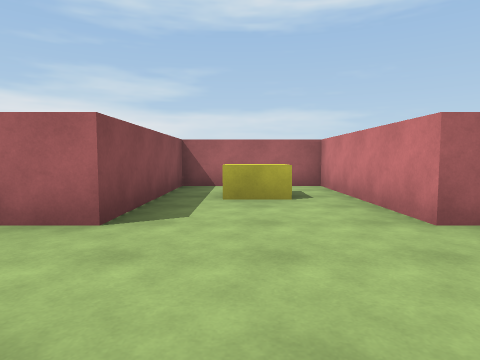
View 1 (above)

17 first-person views from a walk through a scene from a Unity 3-D project. The camera is 1.2 m above the floor, tilts 4° down and sees 75° across. The floor is counted in squares, 2 m on a side. Each view is taken from the middle of a square. On the plan, view 1 faces up. The plan holds only what a view shows up to about 9 squares ahead; the rest is blank. The place goes on beyond the plan. The player is left out.

View 2
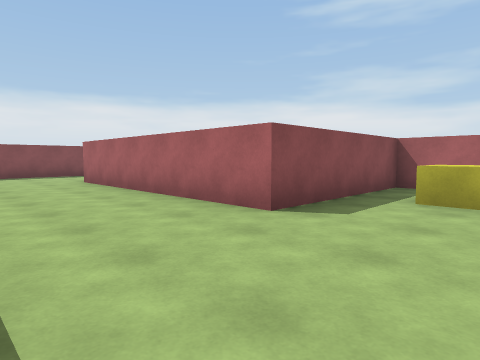

View 3
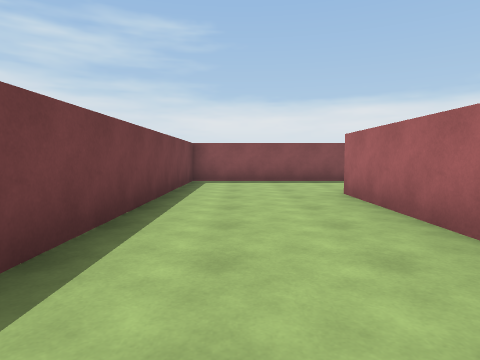

View 4
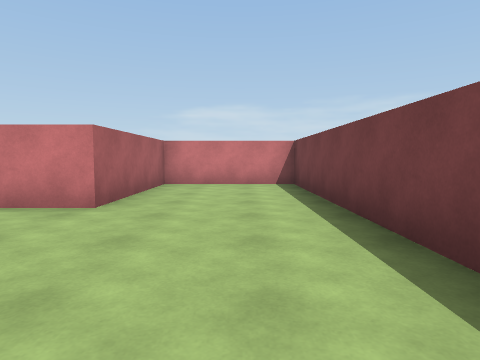

View 5
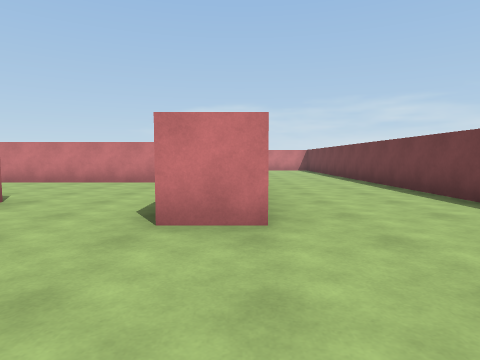

View 6
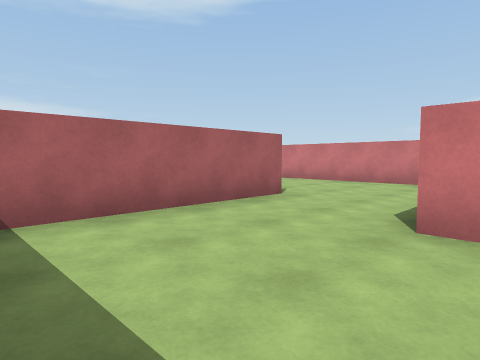

View 7
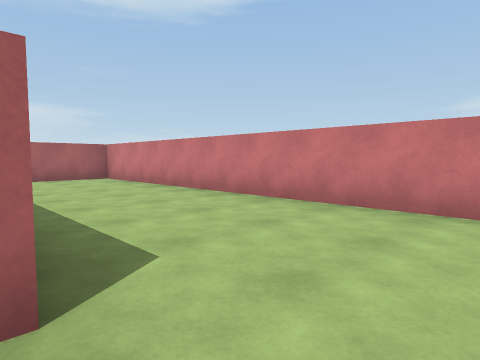

View 8
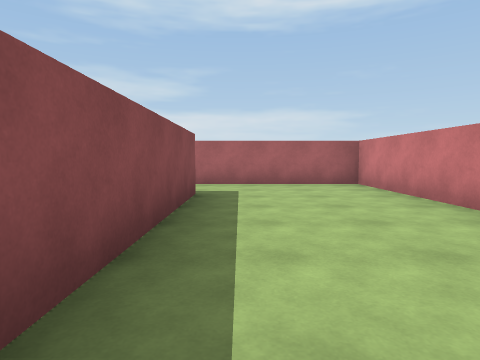

View 9
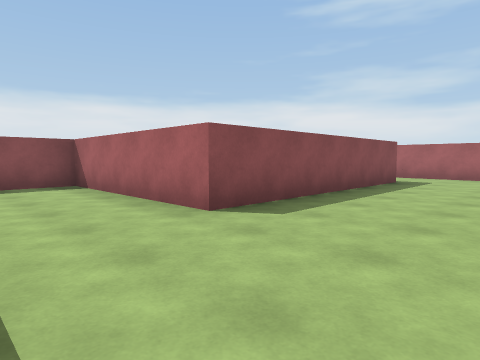

View 10
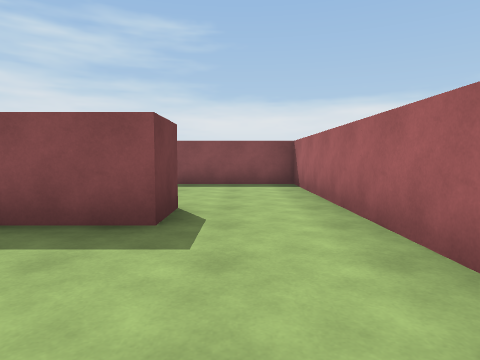

View 11
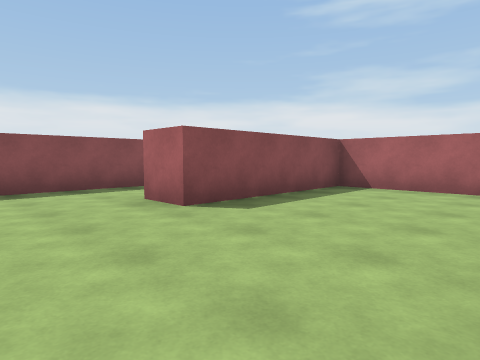

View 12
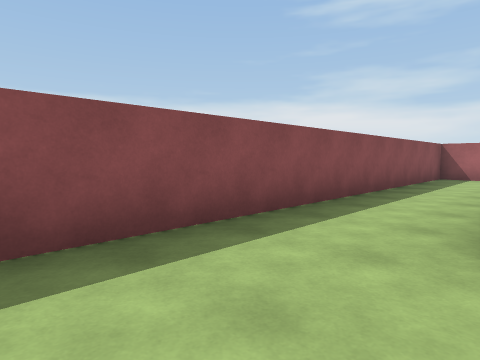

View 13
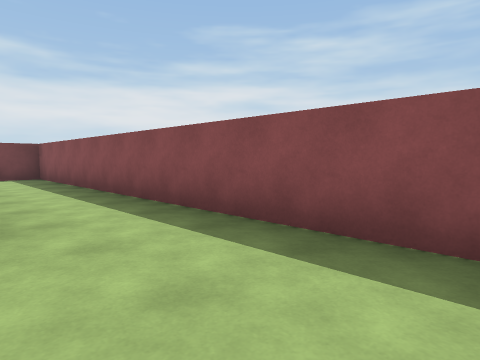

View 14
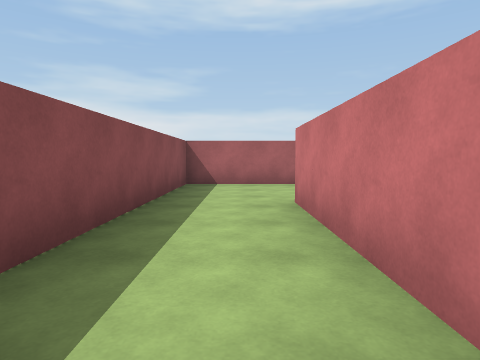

View 15
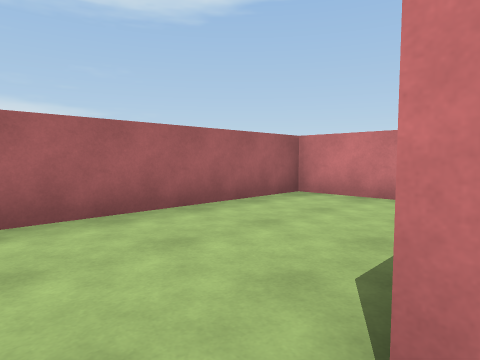

View 16
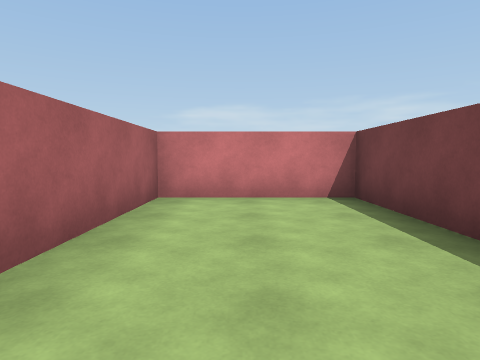

View 17
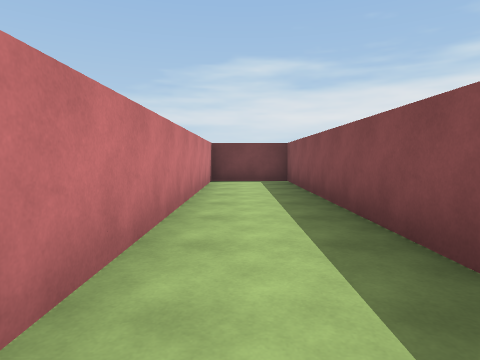

### Floor plan
Points are (right, up) in squares from view 1. A wall is a line through its corners. A room is listed if a view was taken in it or the views show most of it. See-through windows are left out.
Room 1 (views 1, 2, 3, 4, 5, 6, 7, 8, 9, 10)
walls: (-2.2, 5) (-2.2, 14.3) (-6.4, 14.3); (-6.8, 12.3) (-5.7, 12.3) (-5.7, 6.2) (-10.2, 6.2) (-10.2, -0.3) (5.2, -0.3) (5.2, 2.8) (1.8, 2.8) (1.8, 6.8) (-1.2, 6.8) (-1.2, 2.8) (-7.2, 2.8) (-7.2, 3.8)
ways out: opening at (-6, 13.5) to room 2
objects: yellow cube (0, 5)
Room 2 (views 11, 12, 13, 14, 15, 16, 17)
walls: (-11.2, 11.9) (-11.2, 15.2); (-9.8, 15.2) (-7.2, 15.2) (-7.2, 18.2) (-13.2, 18.2) (-13.2, -0.3) (-11.2, -0.3) (-11.2, 7.1); (-6.4, 14.3) (-10.2, 14.3) (-10.2, 10.3) (-11.2, 10.3)
ways out: opening at (-6, 13.5) to room 1

Positions as (right, up) in squares from view 1, and headings:
1: (0, 0), facing up
2: (1, 0), facing up-left
3: (-2, 1), facing left
4: (-2, 1), facing right
5: (-10, 3), facing right
6: (-10, 3), facing up-right
7: (-6, 5), facing up-right
8: (-5, 7), facing up
9: (-3, 4), facing up-left
10: (-3, 13), facing left
11: (-7, 8), facing up-left
12: (-11, 8), facing up-left
13: (-11, 10), facing down-left
14: (-12, 11), facing up
15: (-12, 15), facing up-right
16: (-12, 17), facing right
17: (-12, 8), facing down
